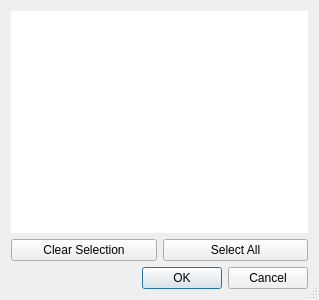
<?xml version="1.0" encoding="UTF-8"?>
<ui version="4.0">
 <class>AwRefreshDialogUi</class>
 <widget class="QDialog" name="AwRefreshDialogUi">
  <property name="geometry">
   <rect>
    <x>0</x>
    <y>0</y>
    <width>319</width>
    <height>300</height>
   </rect>
  </property>
  <property name="windowTitle">
   <string>Refresh Subjects</string>
  </property>
  <property name="windowIcon">
   <iconset resource="../../../../resources/AnyWave.qrc">
    <normaloff>:/images/AnyWave_icon.png</normaloff>:/images/AnyWave_icon.png</iconset>
  </property>
  <property name="sizeGripEnabled">
   <bool>true</bool>
  </property>
  <property name="modal">
   <bool>true</bool>
  </property>
  <layout class="QVBoxLayout" name="verticalLayout">
   <item>
    <layout class="QGridLayout" name="gridLayout">
     <item row="1" column="0">
      <widget class="QPushButton" name="buttonClear">
       <property name="text">
        <string>Clear Selection</string>
       </property>
      </widget>
     </item>
     <item row="1" column="1">
      <widget class="QPushButton" name="buttonSelectAll">
       <property name="text">
        <string>Select All</string>
       </property>
      </widget>
     </item>
     <item row="0" column="0" colspan="2">
      <widget class="QListWidget" name="listWidget">
       <property name="frameShape">
        <enum>QFrame::NoFrame</enum>
       </property>
       <property name="editTriggers">
        <set>QAbstractItemView::NoEditTriggers</set>
       </property>
       <property name="showDropIndicator" stdset="0">
        <bool>false</bool>
       </property>
       <property name="selectionMode">
        <enum>QAbstractItemView::MultiSelection</enum>
       </property>
       <property name="selectionBehavior">
        <enum>QAbstractItemView::SelectRows</enum>
       </property>
       <property name="selectionRectVisible">
        <bool>false</bool>
       </property>
       <property name="itemAlignment">
        <set>Qt::AlignCenter</set>
       </property>
      </widget>
     </item>
    </layout>
   </item>
   <item>
    <widget class="QDialogButtonBox" name="buttonBox">
     <property name="standardButtons">
      <set>QDialogButtonBox::Cancel|QDialogButtonBox::Ok</set>
     </property>
    </widget>
   </item>
  </layout>
 </widget>
 <layoutdefault spacing="6" margin="11"/>
 <resources>
  <include location="../../../../resources/AnyWave.qrc"/>
 </resources>
 <connections>
  <connection>
   <sender>buttonBox</sender>
   <signal>accepted()</signal>
   <receiver>AwRefreshDialogUi</receiver>
   <slot>accept()</slot>
   <hints>
    <hint type="sourcelabel">
     <x>309</x>
     <y>281</y>
    </hint>
    <hint type="destinationlabel">
     <x>318</x>
     <y>206</y>
    </hint>
   </hints>
  </connection>
  <connection>
   <sender>buttonBox</sender>
   <signal>rejected()</signal>
   <receiver>AwRefreshDialogUi</receiver>
   <slot>reject()</slot>
   <hints>
    <hint type="sourcelabel">
     <x>309</x>
     <y>272</y>
    </hint>
    <hint type="destinationlabel">
     <x>318</x>
     <y>215</y>
    </hint>
   </hints>
  </connection>
  <connection>
   <sender>buttonClear</sender>
   <signal>clicked()</signal>
   <receiver>listWidget</receiver>
   <slot>clearSelection()</slot>
   <hints>
    <hint type="sourcelabel">
     <x>102</x>
     <y>245</y>
    </hint>
    <hint type="destinationlabel">
     <x>85</x>
     <y>224</y>
    </hint>
   </hints>
  </connection>
  <connection>
   <sender>buttonSelectAll</sender>
   <signal>clicked()</signal>
   <receiver>listWidget</receiver>
   <slot>selectAll()</slot>
   <hints>
    <hint type="sourcelabel">
     <x>262</x>
     <y>250</y>
    </hint>
    <hint type="destinationlabel">
     <x>273</x>
     <y>211</y>
    </hint>
   </hints>
  </connection>
 </connections>
</ui>
